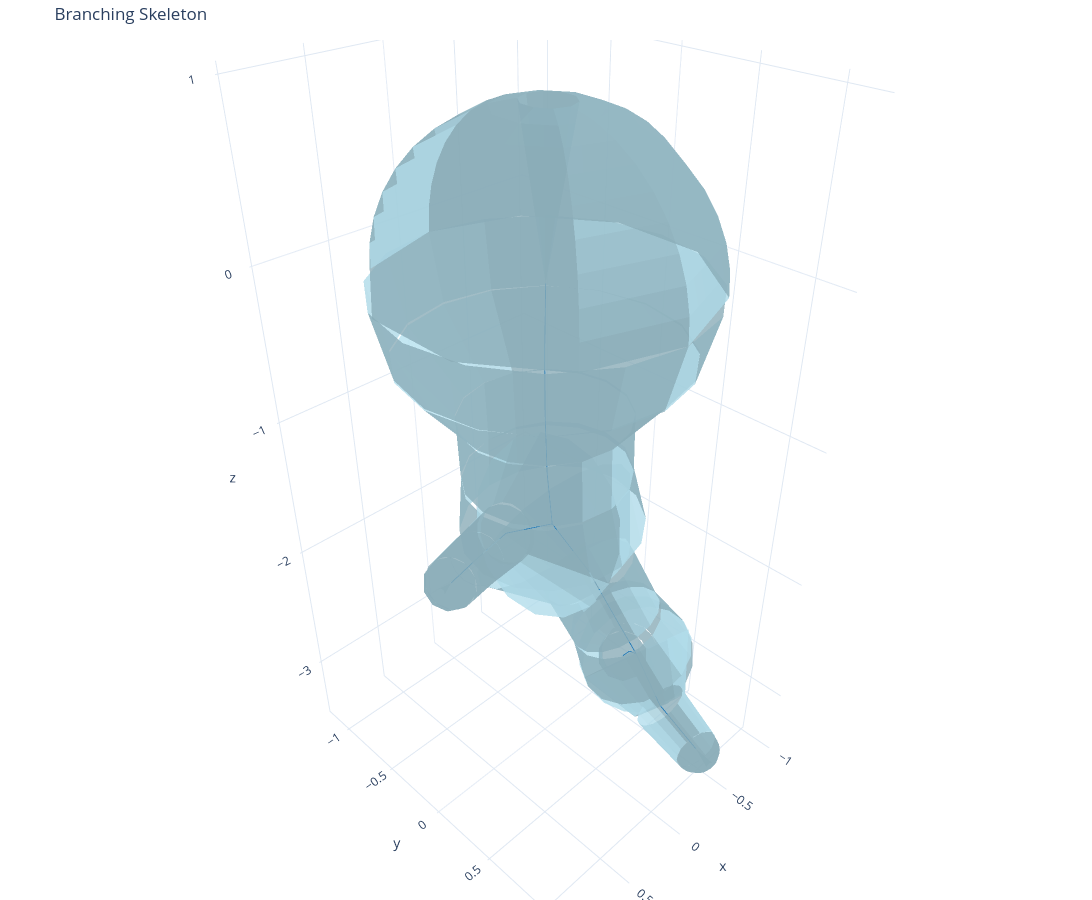

The notebook cell saved with this chart:
### Code cell
# plot using swctools
from swctools import SWCModel, plot_model

model = SWCModel.from_swc_file(swc_filepath)
model.print_attributes(node_info=False, edge_info=False)
title = f"Branching Skeleton"
fig = plot_model(swc_model=model, title=title, plot_endcaps=True)
fig.show()

### Figure 1 — Plotly figure (JSON) as saved in the notebook; plotly's stock layout.template omitted (floating-point values rounded to 4 significant figures; data arrays with more than 128 entries replaced by an {"elided": "..."} marker saying what was removed)
{"data": [{"color": "lightblue", "flatshading": true, "i": {"elided": "448 int values"}, "j": {"elided": "448 int values"}, "k": {"elided": "448 int values"}, "name": "frusta", "opacity": 0.8, "type": "mesh3d", "x": {"elided": "448 float values"}, "y": {"elided": "448 float values"}, "z": {"elided": "448 float values"}}, {"color": "lightblue", "flatshading": true, "i": {"elided": "760 int values"}, "j": {"elided": "760 int values"}, "k": {"elided": "760 int values"}, "name": "endcaps", "opacity": 0.8, "type": "mesh3d", "x": {"elided": "404 float values"}, "y": {"elided": "404 float values"}, "z": {"elided": "404 float values"}}, {"line": {"color": "#1f77b4", "width": 2}, "mode": "lines", "name": "centroid", "type": "scatter3d", "x": [-0.6871, -0.5555, null, -0.5555, -0.3967, null, -0.3967, -0.326, null, -0.3967, -0.2527, null, -0.326, -0.4192, null, -0.2527, -0.1614, null, -0.1614, -0.05193, null, -0.05193, -0.0111, null, -0.05193, -0.01696, null, -0.0111, 0.000165, null, 0.000165, 0.000128, null, 0.000128, -0.004462, null, -0.01696, -0.007812, null, -0.007812, 0.01378, null], "y": [0.1201, 0.2861, null, 0.2861, 0.4712, null, 0.4712, 0.7551, null, 0.4712, 0.3974, null, 0.7551, 1.016, null, 0.3974, 0.2316, null, 0.2316, 0.0127, null, 0.0127, 0.008654, null, 0.0127, -0.3769, null, 0.008654, 0.003199, null, 0.003199, 0.000262, null, 0.000262, 0.003358, null, -0.3769, -0.67, null, -0.67, -0.9552, null], "z": [-3.182, -2.923, null, -2.923, -2.704, null, -2.704, -2.928, null, -2.704, -2.335, null, -2.928, -3.225, null, -2.335, -1.975, null, -1.975, -1.656, null, -1.656, -1.249, null, -1.656, -1.932, null, -1.249, -0.8372, null, -0.8372, -0.4337, null, -0.4337, -0.02256, null, -1.932, -2.316, null, -2.316, -2.708, null]}], "layout": {"height": 900, "margin": {"b": 0, "l": 0, "r": 0, "t": 40}, "scene": {"aspectmode": "data"}, "showlegend": false, "title": {"text": "Branching Skeleton"}, "width": 1200}}
